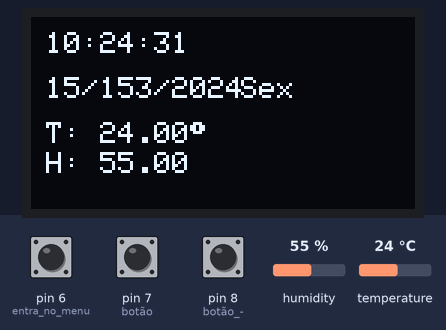
Simulated run of this sketch. Board: Arduino Uno, built with avr-gcc and run on an emulated ATmega328P. On the bench: 128×64 one-colour display. The test bench sets the inputs (shaded band); at power-on: pin 6 (entra_no_menu) LOW, humidity 55 %, temperature 24 °C, pin 7 (botão) LOW, pin 8 (botão_-) LOW. The local clock reads 2024-03-15 10:24:30 at power-on unless the sketch sets it.

Above: at 1.2 s.
1.3 s: pin 6 (entra_no_menu) pulled HIGH for 0.2 s
At 2.4 s:
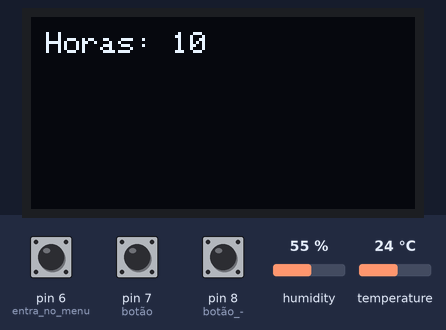
3.0 s: pin 6 (entra_no_menu) pulled HIGH for 1 s
At 3.96 s:
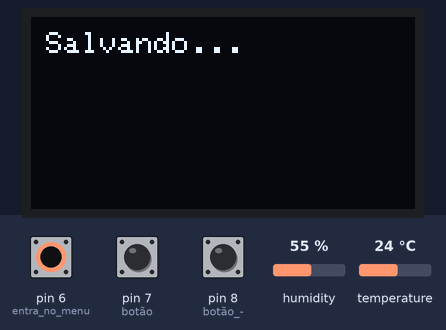
5.5 s: pin 6 (entra_no_menu) pulled HIGH for 3.2 s
At 5.8 s:
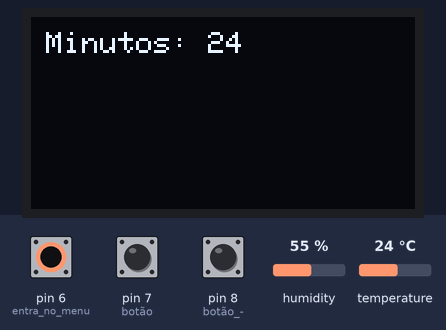
10.2 s: humidity set to 22 %
At 11.9 s:
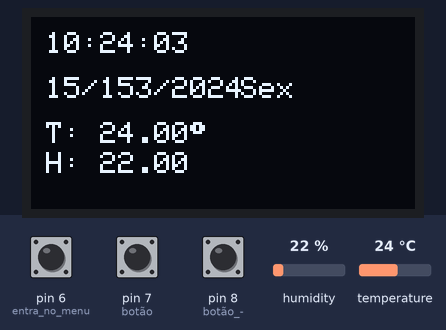
12.3 s: temperature set to 12 °C
At 13.9 s:
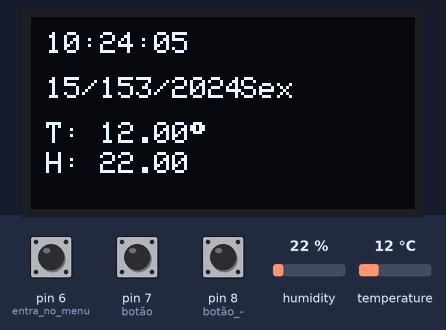
14.3 s: humidity set to 40 %
At 15.9 s:
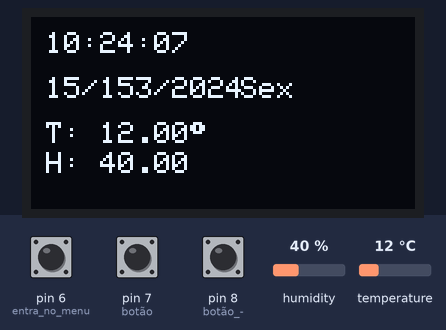
Timing chart, 0 to 17.4 s (numbered marks = the images above; inputs shaded):
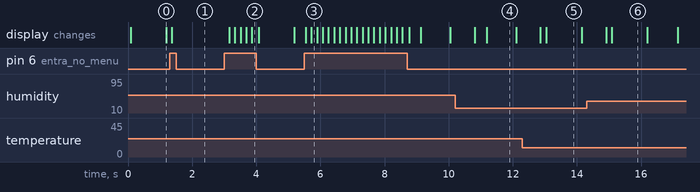

Measured:
- after the input at 1.3 s, the display: changes after 0.07 s (image 1)
- after the input at 3.0 s, the display: first changes after 0.16 s (image 2 shows a later state)
- after the input at 5.5 s, the display: first changes at once (image 3 shows a later state)
- what the display in image 4 shows lasts 0.9 s, from 11.2 s to 12.1 s
- what the display in image 6 shows lasts 1.1 s, from 15.1 s to 16.2 s

The sketch:

clock_date_temp_adjustment.ino
```cpp
#include <Wire.h>
#include "DHT.h"
#include <RTClib.h>
#include <Adafruit_SSD1306.h>
#include <Adafruit_GFX.h>

#define DHTPIN A3 // pino em que está conectado
#define DHTTYPE DHT11 // DHT 11

#define OLED_ADDR   0x3C
DHT dht(DHTPIN, DHTTYPE);

RTC_DS1307 RTC;
Adafruit_SSD1306 display(-1);

#if (SSD1306_LCDHEIGHT != 64)
#error("Height incorrect, please fix Adafruit_SSD1306.h!");
#endif

int hourupg;
int minupg;
int yearupg;
int monthupg;
int dayupg;
int menu = 0;

void setup()
{

  pinMode(6, INPUT); // entra no menu
  pinMode(7, INPUT); // botão +
  pinMode(8, INPUT); //botão -

  Wire.begin();
  RTC.begin();
  dht.begin();

  if (! RTC.isrunning()){
    RTC.adjust(DateTime(__DATE__, __TIME__));
  }

  display.begin(SSD1306_SWITCHCAPVCC, OLED_ADDR);
  display.clearDisplay();
}

void loop(){

  if (digitalRead(6)){
    menu = menu + 1;
  }
  if (menu == 0){
    DisplayDateTimeTemp();
  }
  if (menu == 1){
    DisplaySetHour();
  }
  if (menu == 2){
    DisplaySetMinute();
  }
  if (menu == 3){
    DisplaySetDay();
  }
  if (menu == 4){
    DisplaySetMonth();
  }
  if (menu == 5){
    DisplaySetYear();
  }
  if (menu == 6){
    StoreAgg();
    menu = 0;
  }
  delay(50);
}

void DisplayDateTimeTemp (){
  DateTime now = RTC.now();

  const char daysOfTheWeek[7][4] = {"Dom", "Seg", "Ter", "Qua", "Qui", "Sex", "Sab"};
  float h = dht.readHumidity();
  float t = dht.readTemperature();

  display.clearDisplay();

  display.setTextSize(1);
  display.setTextColor(WHITE);
  display.setCursor(5, 5);

  if (now.hour() <= 9){
    display.print("0");

  }
  display.print(now.hour(), DEC);
  hourupg = now.hour();

  display.print(":");
  if (now.minute() <= 9){
    display.print("0");

  }

  display.print(now.minute(), DEC);
  minupg = now.minute();

  display.print(":");
  if (now.second() <= 9){
    display.print("0");

  }

  display.print(now.second(), DEC);
  display.setCursor(5, 20);
  if (now.day() <= 9){
    display.print("0");

  }

  display.print(now.day(), DEC);
  dayupg = now.day();
  display.print("/");
  if (now.month() <= 9){
    display.print(now.day(), DEC);

  }

  display.print(now.month(), DEC);
  monthupg = now.month();
  display.print("/");

  display.print(now.year(), DEC);
  yearupg = now.year();
  display.setCursor(70, 20);
  display.print(daysOfTheWeek[now.dayOfTheWeek()]);

  if (isnan(t) || isnan(h))
  {
    display.setCursor(5, 35);
    display.print("Falha ao ler dados do sensor");
  }
  else {
    display.setCursor(5, 35);
    display.print("T: ");
    display.print(t);
    display.print((char)247);
    display.setCursor(5, 45);
    display.print("H: ");
    display.print(h);
  }

  display.display();
  delay(100);
}

void DisplaySetHour(){
  // time setting
  DateTime now = RTC.now();
  if (digitalRead(7) == HIGH){
    if (hourupg == 23){
      hourupg = 0;
    }
    else{
      hourupg = hourupg + 1;
    }
  }
  if (digitalRead(8) == HIGH){
    if (hourupg == 0){
      hourupg = 23;
    }
    else{
      hourupg = hourupg - 1;
    }
  }
  display.clearDisplay();
  display.setTextSize(1);
  display.setTextColor(WHITE);
  display.setCursor(5, 5);

  display.print("Horas: ");
  display.print(hourupg, DEC);
  display.display();
  delay(100);
}

void DisplaySetMinute(){
  if (digitalRead(7) == HIGH)
  {
    if (minupg == 59){
      minupg = 0;
    }
    else{
      minupg = minupg + 1;
    }
  }
  if (digitalRead(8) == HIGH){
    if (minupg == 0){
      minupg = 59;
    }
    else{
      minupg = minupg - 1;
    }
  }

  display.clearDisplay();
  display.setTextSize(1);
  display.setTextColor(WHITE);
  display.setCursor(5, 5);

  display.print("Minutos: ");
  display.print(minupg, DEC);
  display.display();
  delay(100);
}

void DisplaySetYear(){
  if (digitalRead(7) == HIGH){
    yearupg = yearupg + 1;
  }
  if (digitalRead(8) == HIGH){
    yearupg = yearupg - 1;
  }

  display.clearDisplay();
  display.setTextSize(1);
  display.setTextColor(WHITE);
  display.setCursor(5, 5);

  display.print("Ano: ");
  display.print(yearupg, DEC);
  display.display();
  delay(100);

}

void DisplaySetMonth(){
  if (digitalRead(7) == HIGH)
  {
    if (monthupg == 12){
      monthupg = 1;
    }
    else{
      monthupg = monthupg + 1;
    }
  }
  if (digitalRead(8) == HIGH){
    if (monthupg == 1){
      monthupg = 12;
    }
    else{
      monthupg = monthupg - 1;
    }
  }

  display.clearDisplay();
  display.setTextSize(1);
  display.setTextColor(WHITE);
  display.setCursor(5, 5);

  display.print("Mes: ");
  display.print(monthupg, DEC);
  display.display();
  delay(100);
}

void DisplaySetDay(){

  if (digitalRead(7) == HIGH)
  {
    if (dayupg == 31){
      dayupg = 1;
    }
    else{
      dayupg = dayupg + 1;
    }
  }
  if (digitalRead(8) == HIGH){
    if (dayupg == 1){
      dayupg = 31;
    }
    else{
      dayupg = dayupg - 1;
    }
  }

  display.clearDisplay();
  display.setTextSize(1);
  display.setTextColor(WHITE);
  display.setCursor(5, 5);

  display.print("Dia: ");
  display.print(dayupg, DEC);
  display.display();
  delay(100);
}

void StoreAgg(){
  display.clearDisplay();
  display.setTextSize(1);
  display.setTextColor(WHITE);
  display.setCursor(5, 5);

  display.print("Salvando...");
  display.display();

  RTC.adjust(DateTime(yearupg, monthupg, dayupg, hourupg, minupg, 0));
  delay(100);
}
```
